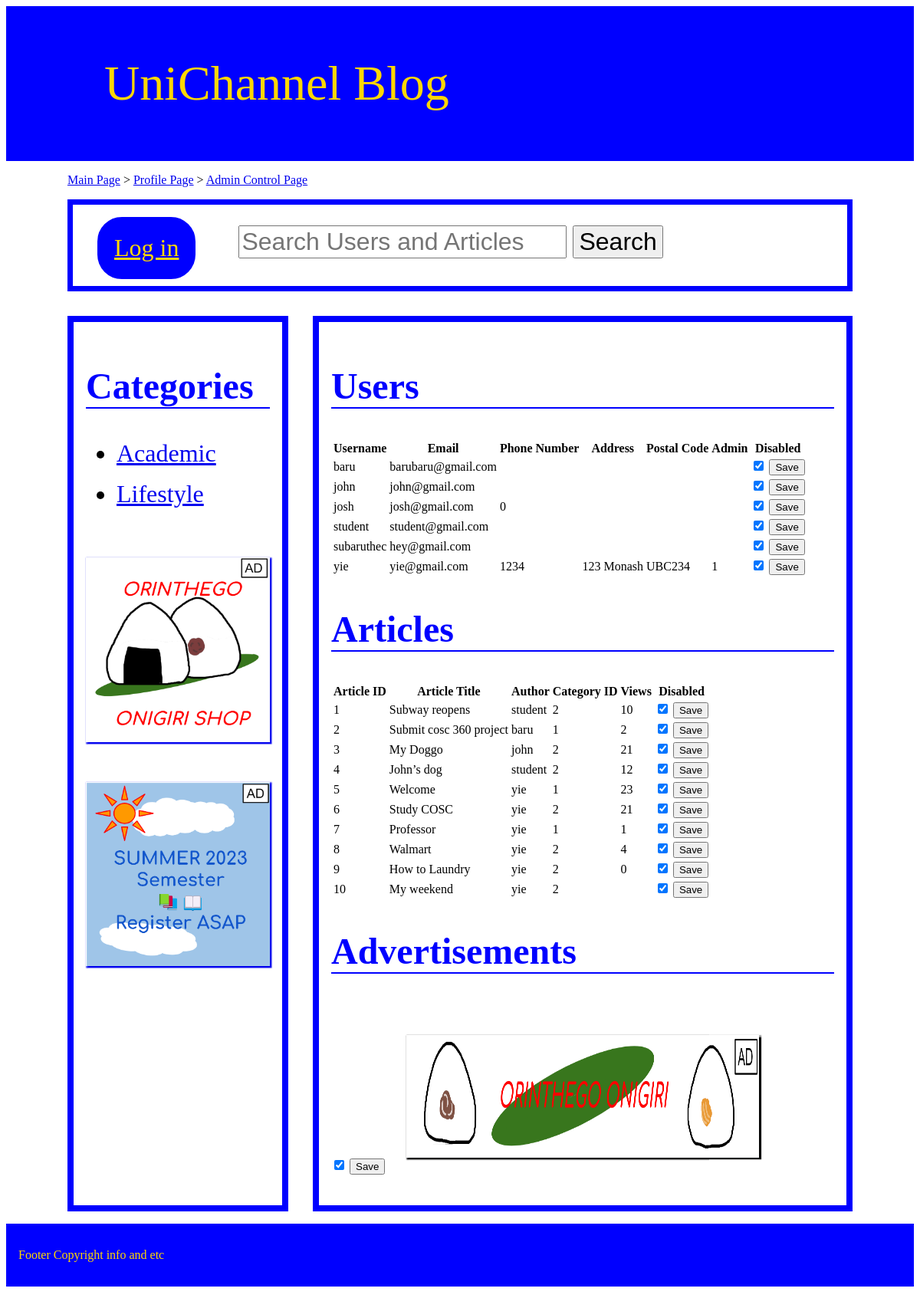
/admin_control.php, run on the app's committed database.
### tables this page shows
CREATE TABLE IF NOT EXISTS `users` (
  `username` varchar(10) NOT NULL,
  `email` varchar(20) NOT NULL,
  `passwords` varchar(10) NOT NULL,
  `phoneNum` int(11) DEFAULT NULL,
  `address` varchar(10) DEFAULT NULL,
  `postalCode` varchar(20) DEFAULT NULL,
  `following` varchar(10) DEFAULT NULL,
  `isAdmin` binary(1) DEFAULT NULL,
  `isDisabled` binary(1) DEFAULT NULL
);

CREATE TABLE IF NOT EXISTS `Articles` (
  `articleId` int(11) NOT NULL,
  `articleTitle` varchar(30) NOT NULL,
  `username` varchar(10) DEFAULT NULL,
  `categoryId` int(11) DEFAULT NULL,
  `tagId` int(11) DEFAULT NULL,
  `articleBody` varchar(300) DEFAULT NULL,
  `views` int(11) DEFAULT NULL,
  `isDisabled` binary(1) DEFAULT NULL
);

CREATE TABLE IF NOT EXISTS `Ads` (
  `adId` int(11) NOT NULL,
  `adPath` varchar(30) NOT NULL,
  `disabled` binary(1) DEFAULT NULL
);

### admin_control.php (the view, shortened to what this page needs)
<?php
$username = null;
?>
<!DOCTYPE html>
<html>
<head>
    <link rel="stylesheet" href="css/default.css">
    <link rel="stylesheet" href="css/main.css">
</head>
<body>
    <header><a href="main.php">UniChannel Blog</a></header>
    <div id=trail>
        <p><a href="main.php">Main Page</a> > <a href="profile.php? <?php echo ($username) ?>">Profile Page</a> > <a
                href="admin_control.php">Admin Control Page</a> </p>
    </div>
    <?php
    include "include/top_left.php";
    echo ('<a href="#"><img src="ads/short/' . rand(1, 3) . '.png" alt="Advertisement"></a>');
    echo ('</div>');
    ?>
    <div id="right">
        <?php
        $servername = "cosc360.ok.ubc.ca";
        $server_username = "83395822";
        $server_password = "83395822";
        $dbname = "db_83395822";
        $conn = new mysqli($servername, $server_username, $server_password, $dbname);
        $sql1 = "SELECT * FROM users";
        $result1 = mysqli_query($conn, $sql1);
        echo ("<h2>Users</h2>");
        echo ("
            <table>
                <tr>
                    <th>Username</th>
                    <th>Email</th>
                    <th>Phone Number</th>
                    <th>Address</th>
                    <th>Postal Code</th>
                    <th>Admin</th>
                    <th>Disabled</th>
                </tr>");
        if (mysqli_num_rows($result1) > 0) {
            while ($row = mysqli_fetch_assoc($result1)) {
                $disabled = "false";
                if (isset($_POST['userDisabled'])) {
                    $disabled = $_POST['userDisabled'];
                } else {
                    $disabled = $row['isDisabled'];
                }
                echo ("
                <tr>
                    <td>" . $row['username'] . "</td>
                    <td>" . $row['email'] . "</td>
                    <td>" . $row['phoneNum'] . "</td>
                    <td>" . $row['address'] . "</td>
                    <td>" . $row['postalCode'] . "</td>
                    <td>" . $row['isAdmin'] . "</td>
                    <td>
                        <form method='post' action='admin_control.php'>
                            <input type='checkbox' id='userDisabled' name='userDisabled' checked='" . $disabled . "'>
                            <input type='submit' value='Save'>
                        </form>
                    </td>
                </tr>
            ");
            }
        }
        echo ("</table>");
        $sql2 = "SELECT * FROM Articles";
        $result2 = mysqli_query($conn, $sql2);
        $disabled = "false";
        if (isset($_POST['artDisabled'])) {
            $disabled = $_POST['artDisabled'];
        } else {
            $disabled = $row['isDisabled'];
        }
        echo ("<h2>Articles</h2>");
        echo ("
            <table>
                <tr>
                    <th>Article ID</th>
                    <th>Article Title</th>
                    <th>Author</th>
                    <th>Category ID</th>
                    <th>Views</th>
                    <th>Disabled</th>
                </tr>");
        if (mysqli_num_rows($result2) > 0) {
            while ($row = mysqli_fetch_assoc($result2)) {
                echo ("
                <tr>
                    <td>" . $row['articleId'] . "</td>
                    <td>" . $row['articleTitle'] . "</td>
                    <td>" . $row['username'] . "</td>
                    <td>" . $row['categoryId'] . "</td>
                    <td>" . $row['views'] . "</td>
                    <td>
                        <form method='post' action='admin_control.php'>
                            <input type='checkbox' id='artDisabled' name='artDisabled' checked='" . $disabled . "'>
                            <input type='submit' value='Save'>
                        </form>
                    </td>
                </tr>
            ");
            }
        }
        echo ("</table>");
        $sql3 = "SELECT * FROM Ads";
        $result3 = mysqli_query($conn, $sql3);
        $disabled = "false";
        if (isset($_POST['userDisabled'])) {
            $disabled = $_POST['userDisabled'];
        } else {
            $disabled = $row['isDisabled'];
        }
        echo ("<h2>Advertisements</h2>");
        if (mysqli_num_rows($result3) > 0) {
            while ($row = mysqli_fetch_assoc($result3)) {
                echo ("<img src='" . $row['adPath'] . "' alt='Ads'>");
                echo ("
            <form method='post' action='admin_control.php'>
                <input type='checkbox' id='adDisabled' name='adDisabled' checked='" . $disabled . "'>
                <input type='submit' value='Save'>
            </form>");
            }
        }
        ?>
    </div>
    <?php include "include/footer.php" ?>
</body>
</html>

### include/top_left.php (shortened to what this page needs)
<?php
echo ('
<div id=top>
');
if (isset($_SESSION['username'])) {
    echo ('<a href="profile.php?username=' . $_SESSION['username'] . '">' . $_SESSION['username'] . '</a>');
} else {
    echo ('<a href="login.php">Log in</a>');
}
echo ('
<form action="search.php" method="get">
    <fieldset>
        <input type="search" id="searchKeyword" name="searchKeyword" placeholder="Search Users and Articles">
        <input type="submit" value="Search" />
    </fieldset>
</form>
</div>
<div id="left">
<h2>Categories</h2>
<ul>
    <li><a href="category.php?categoryId=1">Academic</a></li>
    <li><a href="category.php?categoryId=2">Lifestyle</a></li>
</ul>'
);
echo ('<a href="#"><img src="ads/short/' . rand(1, 3) . '.png" alt="Advertisement"></a>');
?>

### include/footer.php
<?php
echo ("<footer>
        <p>Footer Copyright info and etc</p>
    </footer>");
?>

### css/default.css (style rules this page uses)
header { font-size: 4em; background-color: blue; color: gold; padding: 1em 0em 1em 2em; }
header a { text-decoration: none; color: gold; }
h2 { font-size: 3em; color: blue; border-bottom: 0.05em solid blue; }
div#trail { margin: 0em 0em 0em 5em; }
div#top { font-size: 2em; margin: 0em 2.5em 1em 2.5em; padding: 0.5em 0em 0.5em 1em; border: 0.23em solid blue; }
div#top a { border: 0.2em solid blue; border-radius: 1em; padding: 0.5em; margin: 0em 1em 0em 0em; background-color: blue; color: gold; float: left; }
div#top fieldset { border: 0em; }
div#top input { font-size: 1em; }
div#left { float: left; border: 0.5em solid blue; width: 15em; margin: 0em 0em 0em 5em; padding: 1em; height: 70em; }
div#left li { font-size: 2em; margin: 0.5em 0em 0em 0em; }
div#left img { margin: 3em 0em 0em 0em; box-shadow: 0.1em 0.1em 0.1em 0.1em; width: 100%; }
footer { font-size: 1em; background-color: blue; color: gold; padding: 1em; margin-top: 1em; }

### css/main.css (style rules this page uses)
div#right { border: 0.5em solid blue; margin: 0em 5em 0em 25em; padding: 1em; height: 70em; overflow: scroll; }
div#right img { display: block; margin-right: auto; margin-left: auto; margin-top: 5em; width: 70%; box-shadow: 0.1em 0.1em 0.1em 0.1em; }

### admin_control.php (style rules this page uses)
div#right img { height: 10em; }

### data on the page
users: username "baru", email "barubaru@gmail.com"
users: username "john", email "john@gmail.com"
users: username "josh", email "josh@gmail.com", phoneNum "0"
users: username "student", email "student@gmail.com"
users: username "subaruthec", email "hey@gmail.com"
users: username "yie", email "yie@gmail.com", phoneNum "1234", address "123 Monash", postalCode "UBC234", isAdmin "1"
articles: articleId "1", articleTitle "Subway reopens", username "student", categoryId "2", views "10"
articles: articleId "2", articleTitle "Submit cosc 360 project", username "baru", categoryId "1", views "2"
articles: articleId "3", articleTitle "My Doggo", username "john", categoryId "2", views "21"
articles: articleId "4", articleTitle "John’s dog", username "student", categoryId "2", views "12"
articles: articleId "5", articleTitle "Welcome", username "yie", categoryId "1", views "23"
articles: articleId "6", articleTitle "Study COSC", username "yie", categoryId "2", views "21"
articles: articleId "7", articleTitle "Professor", username "yie", categoryId "1", views "1"
articles: articleId "8", articleTitle "Walmart", username "yie", categoryId "2", views "4"
articles: articleId "9", articleTitle "How to Laundry", username "yie", categoryId "2", views "0"
articles: articleId "10", articleTitle "My weekend", username "yie", categoryId "2"
ads: adPath (picture)
